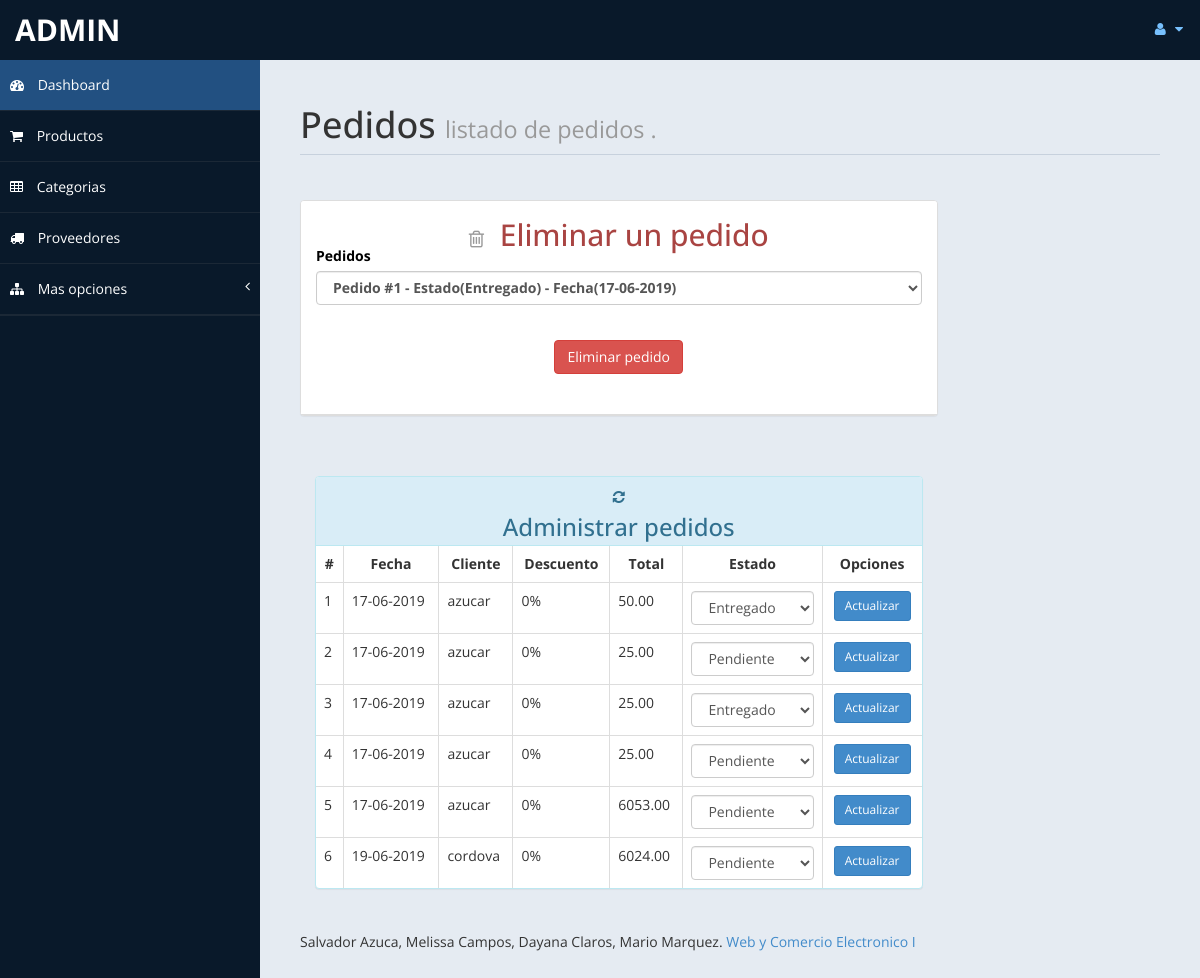
Screenshot of /ventas.php (signed in) with the database file from the repository.
### tables this page shows
CREATE TABLE IF NOT EXISTS `venta` (
  `NumPedido` int(20) NOT NULL AUTO_INCREMENT,
  `Fecha` varchar(150) NOT NULL,
  `Dui` varchar(30) NOT NULL,
  `Descuento` int(20) NOT NULL,
  `TotalPagar` decimal(30,2) NOT NULL,
  `Estado` varchar(150) NOT NULL,
  PRIMARY KEY (`NumPedido`),
  KEY `NIT` (`Dui`),
  KEY `NIT_2` (`Dui`)
);

CREATE TABLE IF NOT EXISTS `cliente` (
  `Dui` varchar(30) NOT NULL,
  `Nombre` varchar(30) NOT NULL,
  `NombreCompleto` varchar(70) NOT NULL,
  `Apellido` varchar(70) NOT NULL,
  `Clave` text NOT NULL,
  `Direccion` varchar(200) NOT NULL,
  `Telefono` int(20) NOT NULL,
  `Email` varchar(30) NOT NULL,
  PRIMARY KEY (`Dui`)
);

### sql/consulSQL.php (called while the page is built, shortened)
<?php
class ejecutarSQL {
    public static function conectar() {
        if (!$con = mysql_connect(SERVER, USER, PASS)) {
            die("Error en el servidor, verifique sus datos");
        }
        return $con;
    }
    public static function consultar($query) {
        if (!$consul = mysql_query($query, ejecutarSQL::conectar())) {
            die(mysql_error() . 'Error en la consulta SQL ejecutada');
        }
        return $consul;
    }
}

### ventas.php (the view, shortened to what this page needs)
<?php
include './sql/consulSQL.php';
?>
<!DOCTYPE html>
<html lang="es">
    <head>
        <?php include './inc/link.php'; ?>
    </head>
    <body>
        <div id="wrapper">
            <?php include './inc/navbar.php'; ?>
            <div id="page-wrapper">
                <div id="page-inner">
                    <div class="row">
                        <div class="col-md-12">
                            <h1 class="page-header">
                                Pedidos <small> listado de pedidos .</small>
                            </h1>
                        </div>
                    </div>
                    <div class="row">
                        <div class="col-md-9 col-sm-10 col-xs-10">
                            <div class="panel panel-default">
                                <div class="panel-heading">
                                    <h2 class="text-danger text-center"><small><i class="fa fa-trash-o"></i></small>&nbsp;&nbsp;Eliminar un pedido</h2>
                                    <form action="php/delPedido.php" method="post" role="form">
                                        <div class="form-group">
                                            <label>Pedidos</label>
                                            <select class="form-control" name="num-pedido">
                                                <?php
                                                $pedidoC = ejecutarSQL::consultar("select * from venta");
                                                while ($pedidoD = mysql_fetch_array($pedidoC)) {
                                                    echo '<option value="' . $pedidoD['NumPedido'] . '">Pedido #' . $pedidoD['NumPedido'] . ' - Estado(' . $pedidoD['Estado'] . ') - Fecha(' . $pedidoD['Fecha'] . ')</option>';
                                                }
                                                ?>
                                            </select>
                                        </div>
                                        <p class="text-center"><button type="submit" class="btn btn-danger">Eliminar pedido</button></p>
                                        <br>
                                    </form>
                                </div>
                            </div>
                            <div class="    col-xs-12   ">
                                <br><br>
                                <div class="panel panel-info">
                                    <div class="panel-heading text-center"><i class="fa fa-refresh"></i>
                                        <h3>Administrar pedidos</h3>
                                    </div>
                                    <div class="table-responsive">
                                        <table class="table table-bordered">
                                            <thead class="">
                                                <tr>
                                                    <th class="text-center">#</th>
                                                    <th class="text-center">Fecha</th>
                                                    <th class="text-center">Cliente</th>
                                                    <th class="text-center">Descuento</th>
                                                    <th class="text-center">Total</th>
                                                    <th class="text-center">Estado</th>
                                                    <th class="text-center">Opciones</th>
                                                </tr>
                                            </thead>
                                            <tbody>
                                                <?php
                                                $pedidoU = ejecutarSQL::consultar("select * from venta");
                                                $upp = 1;
                                                while ($peU = mysql_fetch_array($pedidoU)) {
                                                    echo '
                                                    <div id="update-pedido">
                                                      <form method="post" action="php/updatePedido.php" id="res-update-pedido-' . $upp . '">
                                                        <tr>
                                                            <td>' . $peU['NumPedido'] . '<input type="hidden" name="num-pedido" value="' . $peU['NumPedido'] . '"></td>
                                                            <td>' . $peU['Fecha'] . '</td>
                                                            <td>';
                                                    $conUs = ejecutarSQL::consultar("select * from cliente where Dui='" . $peU['Dui'] . "'");
                                                    while ($UsP = mysql_fetch_array($conUs)) {
                                                        echo $UsP['Nombre'];
                                                    }
                                                    echo '</td>
                                                            <td>' . $peU['Descuento'] . '%</td>
                                                            <td>' . $peU['TotalPagar'] . '</td>
                                                            <td>
                                                                <select class="form-control" name="pedido-status">';
                                                    if ($peU['Estado'] == "Pendiente") {
                                                        echo '<option value="Pendiente">Pendiente</option>';
                                                    }
                                                    if ($peU['Estado'] == "Entregado") {
                                                        echo '<option value="Entregado">Entregado</option>';
                                                    }
                                                    echo '</select>
                                                            </td>
                                                            <td class="text-center">
                                                                <button type="submit" class="btn btn-sm btn-primary button-UPPE" value="res-update-pedido-' . $upp . '">Actualizar</button>
                                                                <div id="res-update-pedido-' . $upp . '" style="width: 100%; margin:0px; padding:0px;"></div>
                                                            </td>
                                                        </tr>
                                                      </form>
                                                    </div>
                                                    ';
                                                    $upp = $upp + 1;
                                                }
                                                ?>
                                            </tbody>
                                        </table>
                                    </div>
                                </div>
                            </div>
                        </div>
                    </div>
                    <footer>
                        <p class="back-link">Salvador Azuca, Melissa Campos, Dayana Claros, Mario Marquez. <a href=""> Web y Comercio Electronico I</a></p>
                    </footer>
                </div>
            </div>
        </div>
    </body>
</html>

### inc/link.php (shortened to what this page needs)
<link href="assets/css/bootstrap.css" rel="stylesheet" />
<link href="assets/css/font-awesome.css" rel="stylesheet" />
<link href="assets/css/custom-styles.css" rel="stylesheet" />

### inc/navbar.php (shortened to what this page needs)
<div id="wrapper">
    <nav class="navbar navbar-default top-navbar" role="navigation">
        <div class="navbar-header">
            <a class="navbar-brand" href="configAdmin.php">Admin</a>
        </div>
        <ul class="nav navbar-top-links navbar-right">
            <li class="dropdown">
                <a class="dropdown-toggle" data-toggle="dropdown" href="#" aria-expanded="false">
                    <i class="fa fa-user fa-fw"></i> <i class="fa fa-caret-down"></i>
                </a>
            </li>
        </ul>
    </nav>
    <nav class="navbar-default navbar-side" role="navigation">
        <div class="sidebar-collapse">
            <ul class="nav" id="main-menu">
                <li> <a class="active-menu" href="configAdmin.php"><i class="fa fa-dashboard"></i> Dashboard</a>
                </li>
                <li> <a href="productos.php"><i class="fa fa-shopping-cart"></i> Productos</a> </li>
                <li> <a href="categorias.php"><i class="fa fa-table"></i> Categorias</a> </li>
                <li> <a href="addproveedor.php"><i class="fa fa-truck "></i> Proveedores</a> </li>
                <li>
                    <a href="#"><i class="fa fa-sitemap"></i> Mas opciones<span class="fa arrow"></span></a>
                </li>
                <li>
                </li>
            </ul>
        </div>
    </nav>

### assets/css/custom-styles.css (style rules this page uses)
body { font-family: 'Open Sans', sans-serif; }
#wrapper { width: 100%; background:#09192A; }
#page-wrapper { padding: 15px 15px; min-height: 600px; background:#E5EBF2; }
#page-inner { width:100%; margin:10px 20px 10px 0px; background-color:transparent; padding:10px; min-height:1200px; }
.text-center { text-align:center; }
h1, .h1, h2, .h2, h3, .h3 { margin-top: 7px; margin-bottom: -5px; }
h2 { color: #000; }
p { font-size:16px; line-height:25px; padding-top:20px; }
.page-header { padding-bottom: 9px; margin: 10px 0 45px; border-bottom: 1px solid #C7D1DD; }
.panel-default > .panel-heading { color: #000; background-color: #FFFFFF; border-color: #ddd; font-weight:bold; }
footer p { font-size: 14px; }
.top-navbar { margin:0px; }
.top-navbar .navbar-brand { color: #fff; width: 260px; text-align: left; height: 60px; font-size: 30px; font-weight: 700; text-transform: uppercase; line-height: 30px; }
.top-navbar .nav > li { position: relative; display: inline-block; }
.top-navbar .nav > li > a { position: relative; display: block; padding: 19px 15px; color: #77C0FD; }
.active-menu { background-color:#225081!important; }
.arrow { float: right; }
.fa.arrow:before { content: "\f104"; }
.sidebar-collapse , .sidebar-collapse .nav { background:none; }
.sidebar-collapse .nav { padding:0; }
.sidebar-collapse .nav > li > a { color:#fff; background:transparent; text-shadow:none; }
.sidebar-collapse > .nav > li > a { padding:15px 10px; }
.sidebar-collapse > .nav > li { border-bottom: 1px solid rgba(107, 108, 109, 0.19); }
.navbar-side { border:none; background-color: transparent; }
.top-navbar { background:#09192A; border-bottom:none; }
.top-navbar .nav > li > a > i { margin-right: 2px; }
.navbar-default { border:0px solid black; }
.navbar-header { background: #09192A; }
.nav > li > a > i { margin-right:10px; }
@media (min-width:768px) { #page-wrapper { margin: 0 0 0 260px; padding: 15px 30px; min-height: 1200px; } }
@media (min-width:768px) { .navbar-side { z-index: 1; position: absolute; width: 260px; } }
@media (min-width:768px) { .navbar { border-radius: 0px; } }

### rows the page displays
venta: NumPedido "1", Fecha "17-06-2019", Descuento "0", TotalPagar "50.00", pedido-status "Entregado"
cliente: Nombre "azucar"
venta: NumPedido "2", Fecha "17-06-2019", Descuento "0", TotalPagar "25.00", pedido-status "Pendiente"
venta: NumPedido "3", Fecha "17-06-2019", Descuento "0", TotalPagar "25.00", pedido-status "Entregado"
venta: NumPedido "4", Fecha "17-06-2019", Descuento "0", TotalPagar "25.00", pedido-status "Pendiente"
venta: NumPedido "5", Fecha "17-06-2019", Descuento "0", TotalPagar "6053.00", pedido-status "Pendiente"
venta: NumPedido "6", Fecha "19-06-2019", Descuento "0", TotalPagar "6024.00", pedido-status "Pendiente"
cliente: Nombre "cordova"
